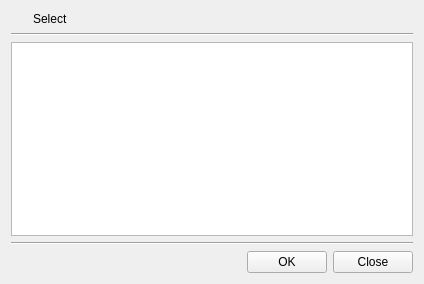
<?xml version="1.0" encoding="UTF-8"?>
<ui version="4.0">
 <class>SelListDlg</class>
 <widget class="QDialog" name="SelListDlg">
  <property name="geometry">
   <rect>
    <x>0</x>
    <y>0</y>
    <width>424</width>
    <height>284</height>
   </rect>
  </property>
  <property name="windowTitle">
   <string>Select list window</string>
  </property>
  <layout class="QVBoxLayout" name="verticalLayout">
   <item>
    <layout class="QGridLayout" name="gridLayout_2">
     <property name="topMargin">
      <number>0</number>
     </property>
     <item row="0" column="1">
      <widget class="QLabel" name="mHeadLabel">
       <property name="text">
        <string>Select</string>
       </property>
      </widget>
     </item>
     <item row="0" column="0">
      <widget class="QPushButton" name="pushButton_3">
       <property name="maximumSize">
        <size>
         <width>16</width>
         <height>16</height>
        </size>
       </property>
       <property name="text">
        <string/>
       </property>
       <property name="icon">
        <iconset resource="bereditor.qrc">
         <normaloff>:/images/info.png</normaloff>:/images/info.png</iconset>
       </property>
       <property name="flat">
        <bool>true</bool>
       </property>
      </widget>
     </item>
    </layout>
   </item>
   <item>
    <widget class="Line" name="line_2">
     <property name="orientation">
      <enum>Qt::Horizontal</enum>
     </property>
    </widget>
   </item>
   <item>
    <widget class="QTableWidget" name="mListTable">
     <property name="minimumSize">
      <size>
       <width>400</width>
       <height>160</height>
      </size>
     </property>
    </widget>
   </item>
   <item>
    <widget class="Line" name="line">
     <property name="orientation">
      <enum>Qt::Horizontal</enum>
     </property>
    </widget>
   </item>
   <item>
    <layout class="QGridLayout" name="gridLayout">
     <item row="0" column="1">
      <widget class="QPushButton" name="mOKBtn">
       <property name="text">
        <string>OK</string>
       </property>
      </widget>
     </item>
     <item row="0" column="2">
      <widget class="QPushButton" name="mCloseBtn">
       <property name="text">
        <string>Close</string>
       </property>
      </widget>
     </item>
     <item row="0" column="0">
      <spacer name="horizontalSpacer">
       <property name="orientation">
        <enum>Qt::Horizontal</enum>
       </property>
       <property name="sizeHint" stdset="0">
        <size>
         <width>40</width>
         <height>20</height>
        </size>
       </property>
      </spacer>
     </item>
    </layout>
   </item>
  </layout>
 </widget>
 <resources>
  <include location="bereditor.qrc"/>
 </resources>
 <connections/>
</ui>
